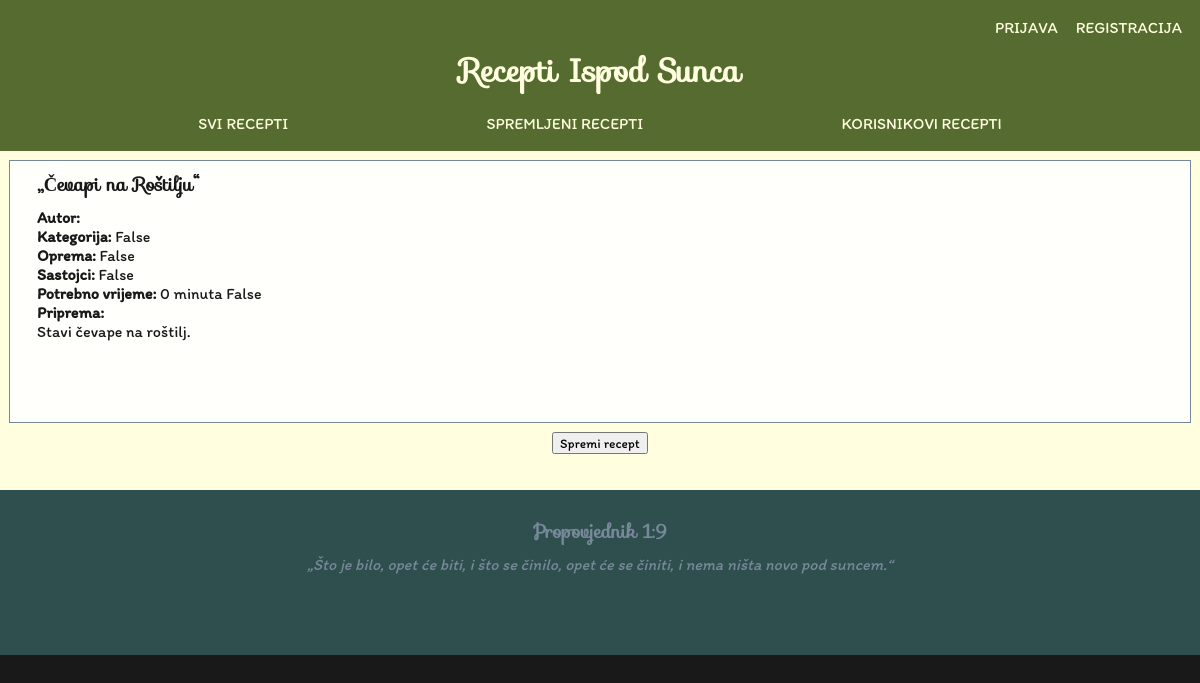
/main/recipe/2/, run on the app's committed database.
### main/models.py (models this page shows, shortened)
class Recipe(models.Model):
    name = models.CharField(max_length=64, unique=True)
    author = models.ForeignKey(User, on_delete=models.SET_NULL, null=True, blank=True)
    CATEGORIES = (
        ('food', 'Hrana'),
        ('drink', 'Piće'),
        ('medicine', 'Lijek'),
    )
    category = models.CharField(max_length=8, choices=CATEGORIES, default='food')
    equipment = models.TextField(default="")
    ingredients = models.TextField(default="")
    time_needed = models.IntegerField(default=1, validators=[MinValueValidator(1)])
    TIME_UNITS = (
        ('min', 'min'),
        ('ura', 'h'),
        ('dan', 'dan'),
    )
    time_measurement_unit = models.CharField(max_length=8, choices=TIME_UNITS, default='min')
    preperation = models.TextField(default="")

### main/views.py (the view)
# urls.py: path('recipe/<int:recipe_id>/', views.recipe, name='recipe'),
def recipe(request, recipe_id):
    recipe = get_object_or_404(Recipe, id=recipe_id)
    return render(request, 'main/recipe.html', {'recipe': recipe})

### templates/main/recipe.html (shortened to what this page needs)
{% extends "base_generic.html" %}
{% block content %}
    <div class="recipe" id="recipe" data-recipe-name="{{ recipe.name }}">
        <h3>„{{ recipe.name }}“</h3>
        <p>
            <strong>Autor:&nbsp;</strong>
        </p>
        <p>
            <strong>Kategorija:&nbsp;</strong>
            {{ recipe.get_category_display }}
        </p>
        <p>
            <strong>Oprema:&nbsp;</strong>
            {{ recipe.equipment }}
        </p>
        <p>
            <strong>Sastojci:&nbsp;</strong>
            {{ recipe.ingredients }}
        </p>
        <p>
            <strong>Potrebno vrijeme:&nbsp;</strong>
            {{ recipe.time_needed }}
            {{ recipe.get_time_measurement_unit_display }}
        </p>
        <p>
            <strong>Priprema:</strong>
        </p>
        <p>
            {{ recipe.preperation }}
        </p>
    </div>
    <div class="center-btn">
        <button onclick="saveRecipeAsText()">Spremi recept</button>
    </div>
{% endblock %}

### static/css/styles.css (style rules this page uses)
:root { --color-primary-dark: DarkSlateGray; --color-primary-light: LightYellow; --color-secondary-dark: DarkOliveGreen;; --color-secondary-light: LightSlateGray; --extra-light-slate-gray: rgba(166, 216, 232, 0.5); --color-shadow: rgba(0, 0, 0, 0.9); --color-light: rgba(255, 255, 255, 0.9); --time-blink: 0.3s; --space-detail: 1px; --space-extra-small: 3px; --space-small: 9px; --space-medium: 27px; --space-large: 81PX; }
* { box-sizing: border-box; }
h1, h2, h3, h4, h5, h6 { font-family: 'CustomFont1'; text-align: center; margin: 0 0 var(--space-small); }
p { display: flex; justify-content: center; align-items: center; margin: 0; }
input, select, textarea, button { font-family: 'CustomFont2'; margin: var(--space-small); }
form, button { display: flex; justify-content: center; align-items: center; margin: var(--space-small); flex-wrap: wrap; }
html { color: var(--color-light); background-color: var(--color-shadow); }
body { font-family: 'CustomFont2'; color: var(--color-primary-dark); background-color: var(--color-primary-light); text-align: left; margin: 0; }
.recipe { display: flex; flex-direction: column; justify-content: center; align-items: flex-start; color: var(--color-shadow); background-color: var(--color-light); border: var(--space-detail) solid var(--color-secondary-light); padding: var(--space-small) var(--space-medium) var(--space-large); }
.center-btn { display: flex; flex-direction: column; justify-content: center; align-items: center; }

### data on the page
Recipe: name "Čevapi na Roštilju", category "False", equipment "False", ingredients "False", time_needed "0 minuta", time_measurement_unit "False", preperation "Stavi čevape na roštilj."
